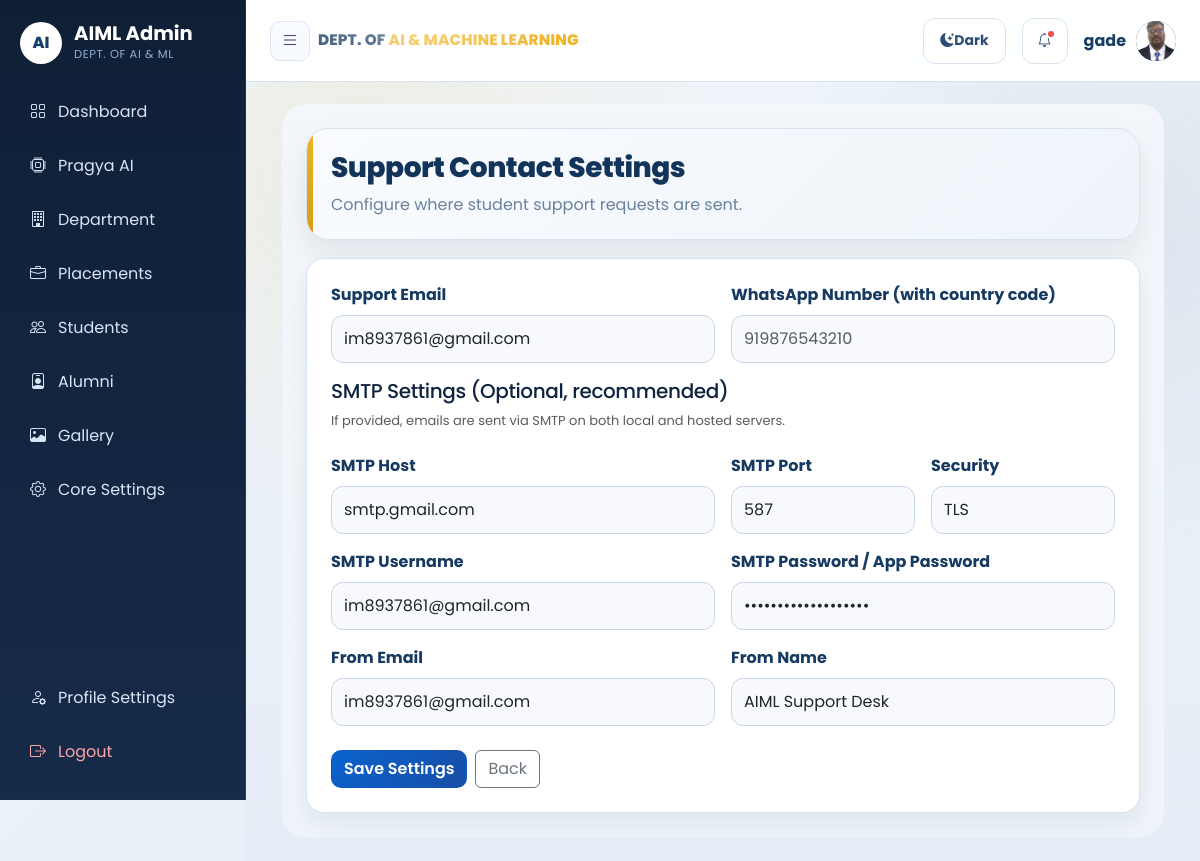
Page /admin/settings/support_contact.php (signed in) on the committed database.
### tables this page shows
CREATE TABLE `support_settings` (
  `id` int(11) NOT NULL,
  `support_email` varchar(255) NOT NULL DEFAULT '',
  `whatsapp_number` varchar(30) NOT NULL DEFAULT '',
  `updated_at` timestamp NOT NULL DEFAULT current_timestamp() ON UPDATE current_timestamp(),
  `smtp_host` varchar(255) NOT NULL DEFAULT '',
  `smtp_port` int(11) NOT NULL DEFAULT 587,
  `smtp_secure` varchar(10) NOT NULL DEFAULT 'tls',
  `smtp_username` varchar(255) NOT NULL DEFAULT '',
  `smtp_password` varchar(255) NOT NULL DEFAULT '',
  `smtp_from_email` varchar(255) NOT NULL DEFAULT '',
  `smtp_from_name` varchar(255) NOT NULL DEFAULT ''
);

### admin/settings/support_contact.php (the view, shortened to what the rows shown need)
<?php
include_once('../layout/main_header.php');
require_once(LIB_PATH . '/functions.class.php');
$fcObj = new DataFunctions();
$tbSupportSettings = TB_SUPPORT_SETTINGS;
$settings = $fcObj->getSupportSettings($tbSupportSettings);
$supportEmail = isset($settings['support_email']) ? (string)$settings['support_email'] : '';
$smtpHost = isset($settings['smtp_host']) ? (string)$settings['smtp_host'] : '';
$smtpPort = isset($settings['smtp_port']) ? (int)$settings['smtp_port'] : 587;
$smtpSecure = isset($settings['smtp_secure']) ? (string)$settings['smtp_secure'] : 'tls';
$smtpUsername = isset($settings['smtp_username']) ? (string)$settings['smtp_username'] : '';
$smtpPassword = isset($settings['smtp_password']) ? (string)$settings['smtp_password'] : '';
$smtpFromEmail = isset($settings['smtp_from_email']) ? (string)$settings['smtp_from_email'] : '';
$smtpFromName = isset($settings['smtp_from_name']) ? (string)$settings['smtp_from_name'] : '';
?>
<div class="container-fluid support-contact-page">
    <div class="page-shell">
    <div class="card settings-card">
        <div class="card-body p-4">
            <form method="post" action="">
                <div class="row g-3">
                    <div class="col-md-6">
                        <label class="form-label">Support Email</label>
                        <input
                            type="email"
                            name="support_email"
                            class="form-control"
                            value="<?php echo htmlspecialchars($supportEmail, ENT_QUOTES, 'UTF-8'); ?>"
                            placeholder="support@example.com"
                        >
                    </div>
                    <div class="col-md-6">
                        <label class="form-label">SMTP Host</label>
                        <input type="text" name="smtp_host" class="form-control" value="<?php echo htmlspecialchars($smtpHost, ENT_QUOTES, 'UTF-8'); ?>" placeholder="smtp.gmail.com">
                    </div>
                    <div class="col-md-3">
                        <label class="form-label">SMTP Port</label>
                        <input type="number" name="smtp_port" class="form-control" value="<?php echo (int)$smtpPort; ?>" placeholder="587">
                    </div>
                    <div class="col-md-3">
                        <label class="form-label">Security</label>
                        <select name="smtp_secure" class="form-select">
                            <option value="tls" <?php echo $smtpSecure === 'tls' ? 'selected' : ''; ?>>TLS</option>
                        </select>
                    </div>
                    <div class="col-md-6">
                        <label class="form-label">SMTP Username</label>
                        <input type="text" name="smtp_username" class="form-control" value="<?php echo htmlspecialchars($smtpUsername, ENT_QUOTES, 'UTF-8'); ?>" placeholder="your-email@gmail.com">
                    </div>
                    <div class="col-md-6">
                        <label class="form-label">SMTP Password / App Password</label>
                        <input type="password" name="smtp_password" class="form-control" value="<?php echo htmlspecialchars($smtpPassword, ENT_QUOTES, 'UTF-8'); ?>" placeholder="App password">
                    </div>
                    <div class="col-md-6">
                        <label class="form-label">From Email</label>
                        <input type="email" name="smtp_from_email" class="form-control" value="<?php echo htmlspecialchars($smtpFromEmail, ENT_QUOTES, 'UTF-8'); ?>" placeholder="no-reply@example.com">
                    </div>
                    <div class="col-md-6">
                        <label class="form-label">From Name</label>
                        <input type="text" name="smtp_from_name" class="form-control" value="<?php echo htmlspecialchars($smtpFromName, ENT_QUOTES, 'UTF-8'); ?>" placeholder="AIML Department Support">
                    </div>
                </div>
            </form>
        </div>
    </div>
    </div>
</div>
<?php include_once('../layout/footer.php'); ?>

### rows in the picture
support_settings: support_email "im8937861@gmail.com", smtp_host "smtp.gmail.com", smtp_port "587", smtp_secure "TLS", smtp_username "im8937861@gmail.com", smtp_from_email "im8937861@gmail.com", smtp_from_name "AIML Support Desk"

### other values in the picture
$item['label'] "Dashboard"
$item['label'] "Pragya AI"
$item['label'] "Department"
$item['label'] "Placements"
$item['label'] "Students"
$item['label'] "Alumni"
$item['label'] "Gallery"
$item['label'] "Core Settings"
$adminFirstName "gade"
